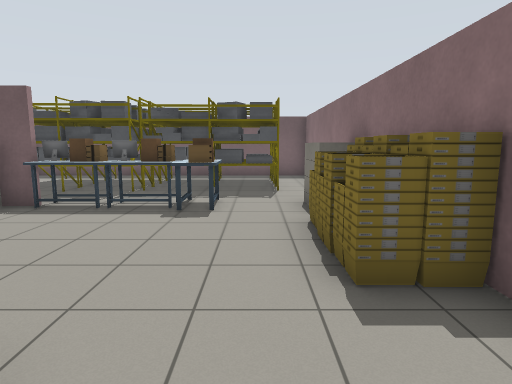
[1] (above)

18 first-person views from a walk through a robot-simulator world made for Gazebo. The camera is 1.3 m above the floor, tilts 8° down and sees 75° across. Floor lines are 1 m apart. The floor is counted in squares, 1 m on a side. Each view is taken from the middle of a square. On the plan, view 1 faces up. The plan holds only what a view shows up to about 14 squares ahead; the rest is blank. The robots in the file are not drawn. Simple patterns stand in for the simulator's built-in surfaces. Some stock models are drawn as simple stand-ins. Some surface patterns are stand-ins.

[2]
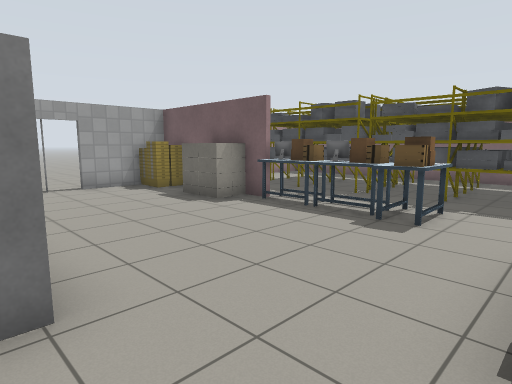

[3]
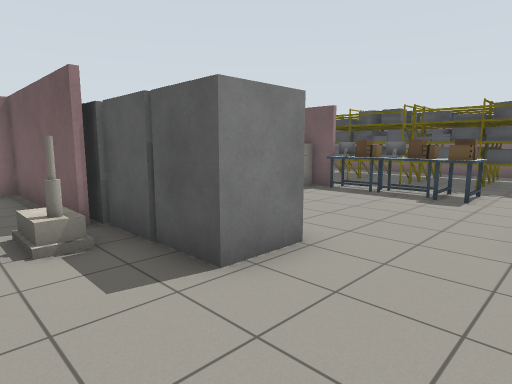

[4]
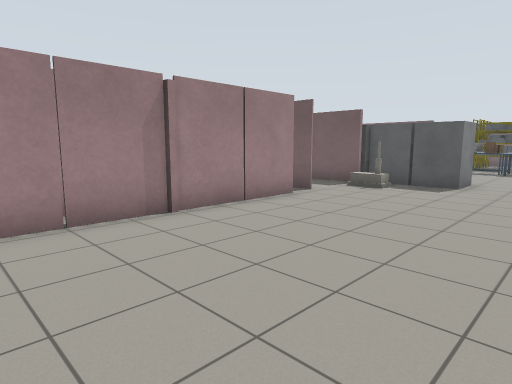

[5]
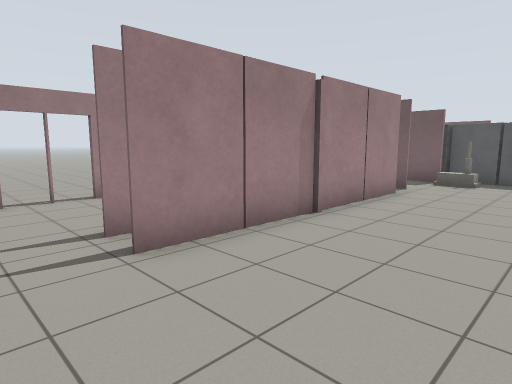

[6]
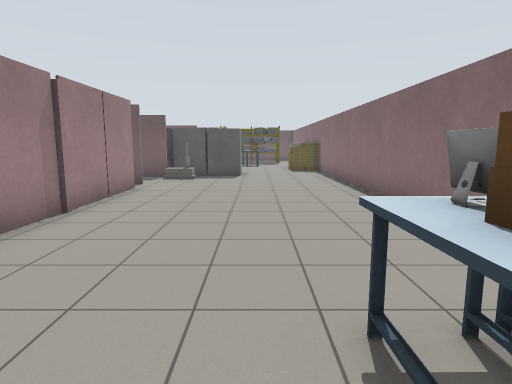

[7]
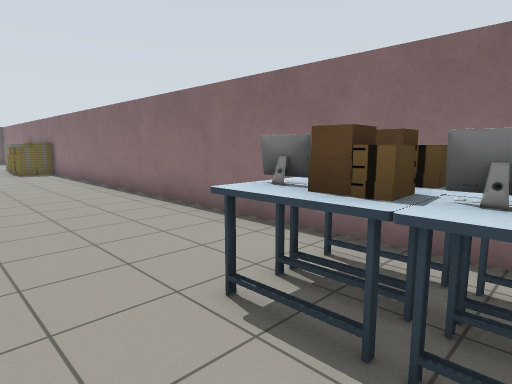

[8]
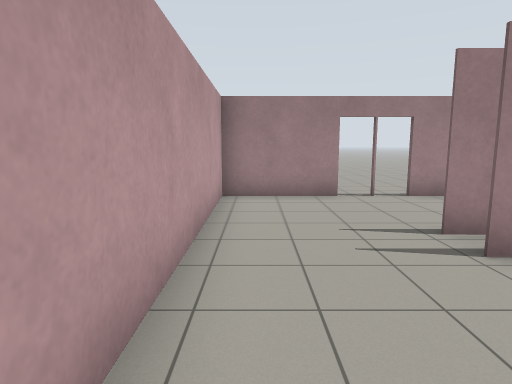

[9]
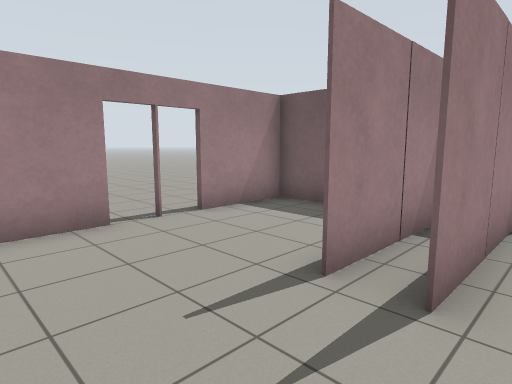

[10]
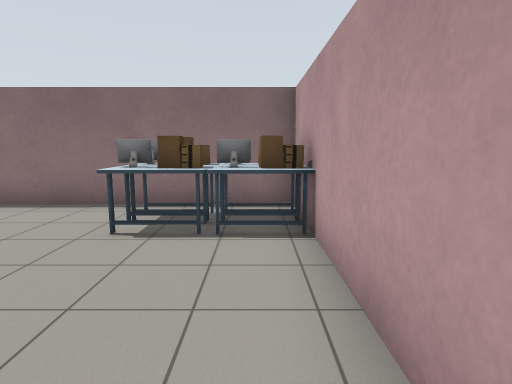

[11]
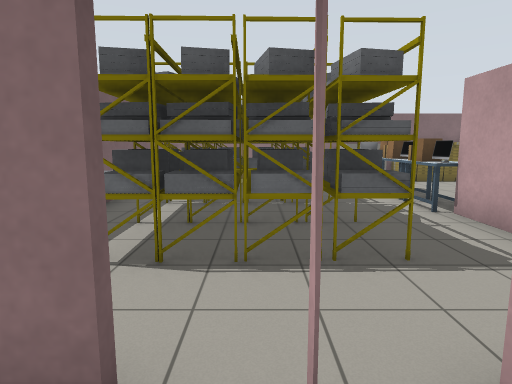

[12]
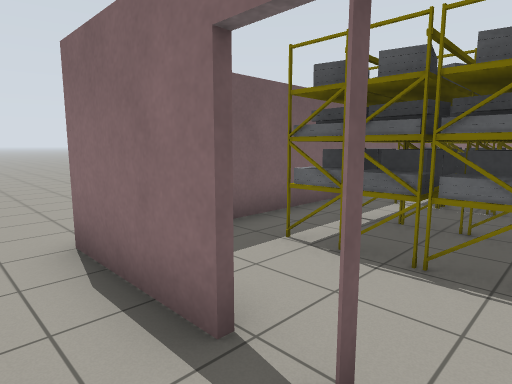

[13]
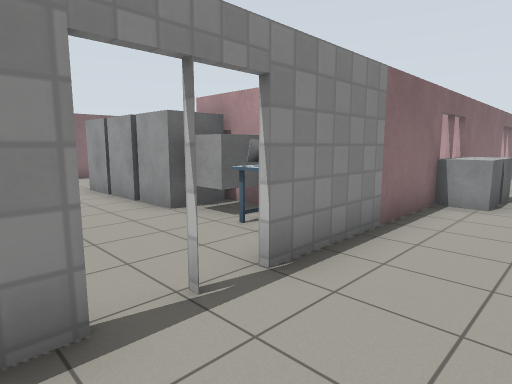

[14]
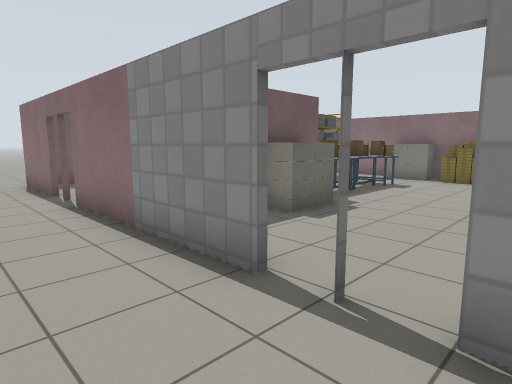

[15]
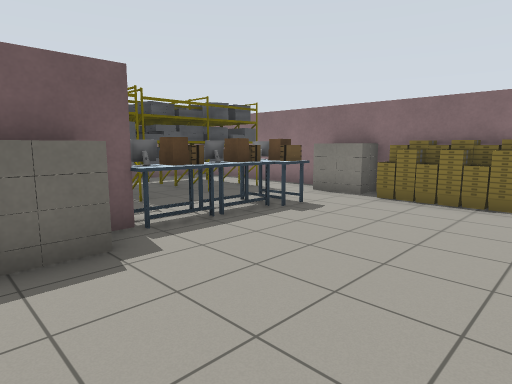

[16]
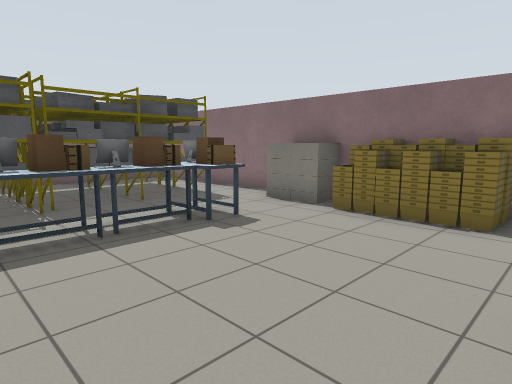

[17]
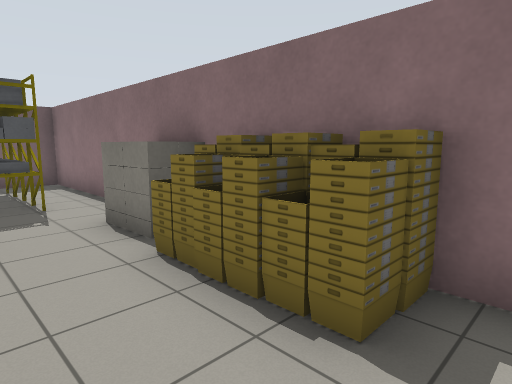

[18]
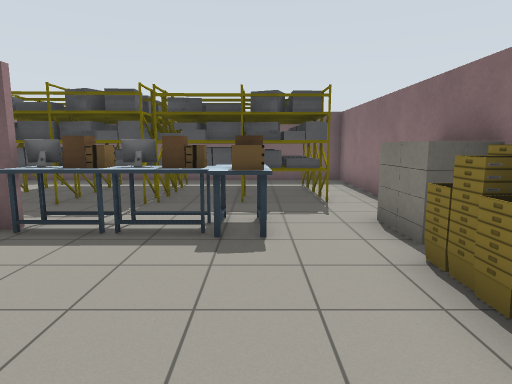

### Floor plan
Points are (right, up) in squares from view 1. A wall is a line through its corners. A room is listed if a view was taken in it or the views show most of it. See-through windows are left out.
Room 1 (views 1, 2, 3, 4, 5, 6, 7, 8, 9, 10, 15, 16, 17, 18)
walls: (-4.7, -3.8) (-4.8, -11.4); (-6.9, -0.2) (-5.7, -0.2); (-4.6, 7) (-9.5, 7) (-9.5, 4.3); (-5.7, 7.2) (-4.6, 7.2); (-5.7, -8.2) (-5.8, -11.3); (-8.2, -7.7) (-9.5, -7.7) (-9.5, -10.1); (-9.5, -11.9) (-9.5, -14.9) (2.2, -14.8) (2.1, 14.4) (-9.6, 14.4)
ways out: opening at (-5.5, -1.5) to room 2; open door at (-10, 3.5) to room 2; open door at (-10, 10.5) to room 2; open door at (-9.5, -11) to room 2
objects: bucket (-9, 6) to (-9, 7); desk (-8, 1); grey box (-7, 1); house (-7, 6) to (-6, 7); shelf (-7, 10) to (-4, 10); shelf (-7, 11) to (-4, 11); shelf (-7, 12) to (-4, 13); grey box (-6, 1) to (-5, 1); house (-4, -1); grey box (-4, 0) to (-4, 1); desk (-4, 7); grey box (-3, 0) to (-2, 1); desk (-3, 7) to (-2, 7); shelf (-3, 10) to (0, 10); shelf (-3, 11) to (0, 11); shelf (-3, 12) to (0, 13); desk (-1, 7) to (-1, 8); desk (0, -14) to (0, -13); desk (0, -12); desk (1, -14); desk (1, -13) to (1, -12); bucket (1, 3) to (2, 3); bucket (1, 4); bucket (1, 5) to (2, 5); house (1, 7) to (2, 7)
Room 2 (views 11, 12, 13, 14)
walls: (-9.7, -2.5) (-9.7, 2.5); (-4.5, -0.3) (-9.5, -0.3) (-9.5, -0.7); (-9.7, 4.3) (-9.7, 9.9); (-8.9, -7.5) (-8.3, -7.5); (-9.6, -10.1) (-9.7, -5.4); (-9.7, 11.6) (-9.7, 14.6)
ways out: opening at (-5.5, -1.5) to room 1; open door at (-10, 3.5) to room 1; open door at (-10, 10.5) to room 1; open door at (-9.5, -11) to room 1
objects: grey box (-10, -5); grey box (-10, -4) to (-10, -3)

Where each view was taken, in squares from view 1:
view 1: 0 up, 0 right, facing up
view 2: 1 up, 1 right, facing up-left
view 3: 2 down, 1 right, facing up-left
view 4: 11 down, 1 right, facing up-left
view 5: 13 down, 1 left, facing up-left
view 6: 14 down, 1 left, facing up
view 7: 14 down, 2 left, facing up-right
view 8: 14 down, 1 left, facing left
view 9: 14 down, 4 left, facing up-left
view 10: 14 down, 5 left, facing right
view 11: 11 up, 11 left, facing right
view 12: 10 up, 11 left, facing up-right
view 13: 5 up, 12 left, facing down-right
view 14: 2 up, 12 left, facing up-right
view 15: 2 up, 7 left, facing up-right
view 16: 2 up, 5 left, facing up-right
view 17: 2 up, 1 left, facing up-right
view 18: 2 up, 1 left, facing up
